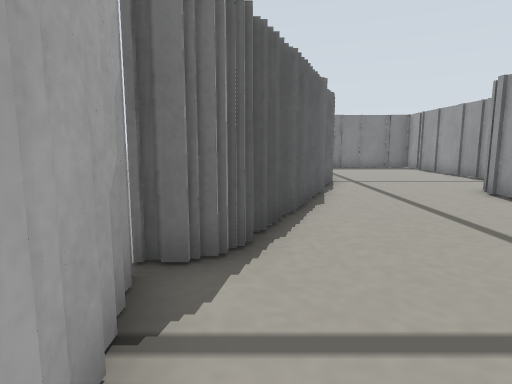
view 1 (above)

12 first-person views from a walk through a world built for the Gazebo simulator. The camera is 0.13 m above the floor, tilts 8° down and sees 75° across. The floor is counted in squares, 0.1 m on a side. Each view is taken from the middle of a square. On the plan, view 1 faces up. The plan holds only what a view shows up to about 14 squares ahead; the rest is blank. The place goes on beyond the plan.

view 2
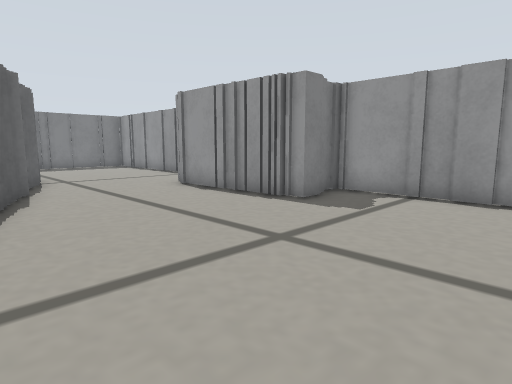

view 3
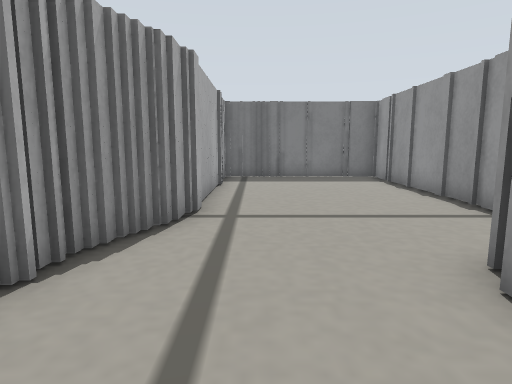

view 4
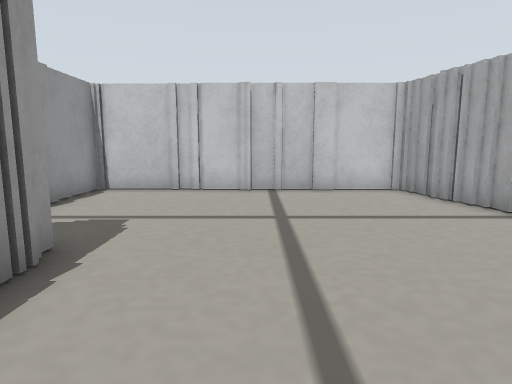

view 5
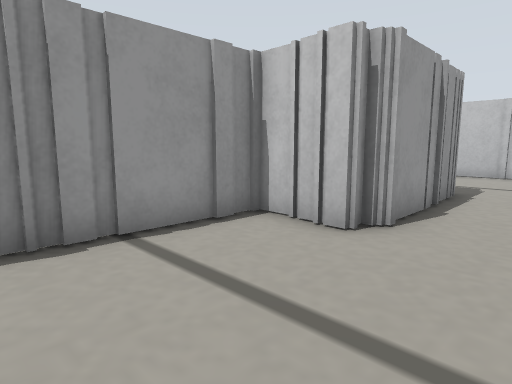

view 6
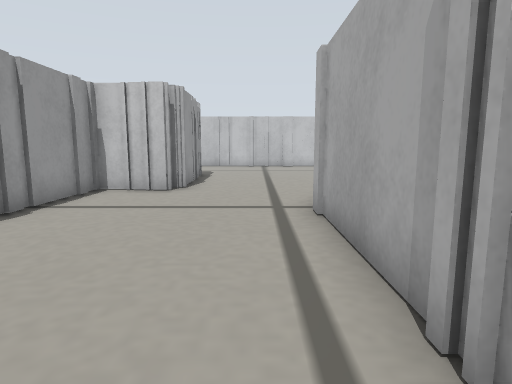

view 7
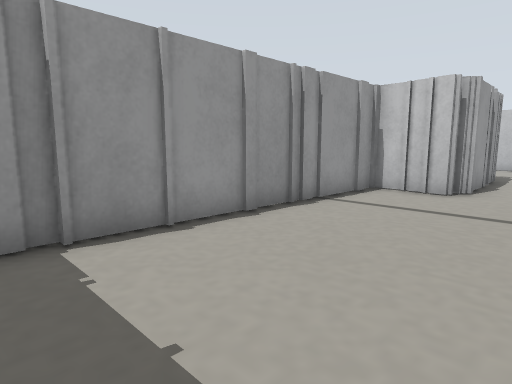

view 8
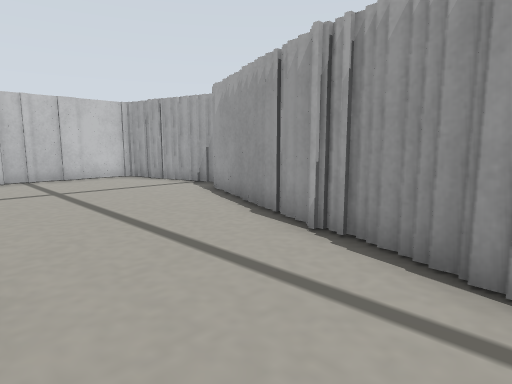

view 9
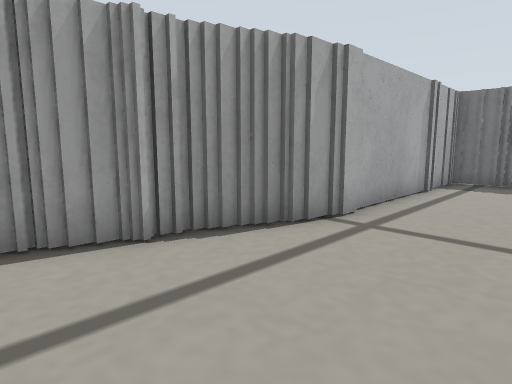

view 10
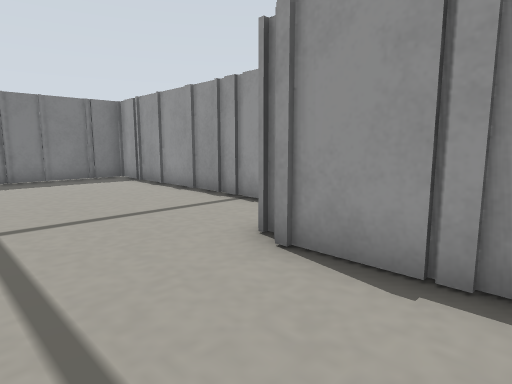

view 11
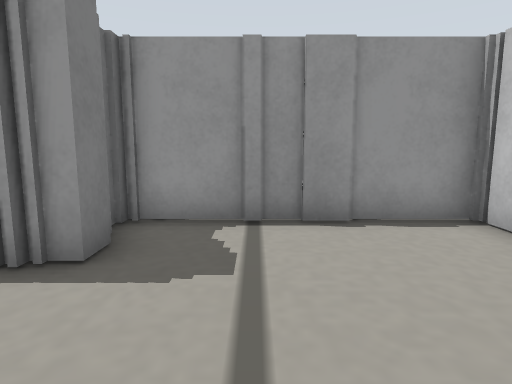

view 12
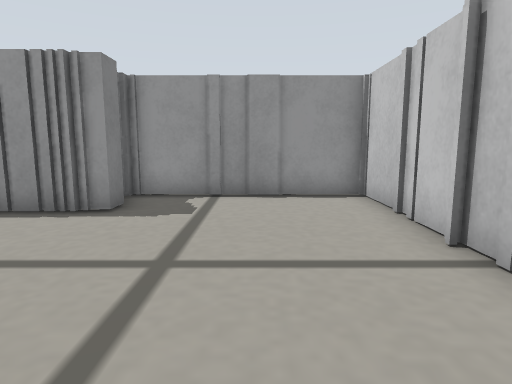

### Floor plan
Points are (right, up) in squares from view 1. A wall is a line through its corners. A room is listed if a view was taken in it or the views show most of it. See-through windows are left out.
Room 1 (views 1, 2, 3, 4, 5, 6, 7, 8, 9, 10, 11, 12)
walls: (6.3, 9.3) (8.7, 9.3) (8.7, 17.9); (6.6, 9) (6.6, 9.6); (1.6, 8.9) (1.6, 8.1); (1.3, 8.2) (1.3, 7.4); (6.3, 4.5) (6.3, 9.5) (7.2, 9.5); (1.8, 10.1) (1.8, 8.8); (1.1, 7.4) (1.1, 6.9); (2.1, 10.8) (2.1, 10); (0.9, 6.9) (0.9, 6.2); (2.4, 11.4) (2.4, 10.6); (7.5, 3.9) (6.6, 3.9) (6.6, 5.2); (0.5, 6.1) (0.5, 5.4); (0.2, 5.4) (0.2, 4.9); (0, 4.9) (0, 4); (-0.3, 4.1) (-0.3, 3.6); (-1, 3) (-1, 2); (-0.8, 2.1) (-0.8, 0.9); (-0.6, 1) (-0.6, 0.1); (-0.3, 0.2) (-0.3, -0.2); (-0.3, -0.4) (-0.3, -1.7) (8.7, -1.7) (8.7, 4.3) (8, 4.3); (8.9, 17.8) (8.9, 19.7) (2.8, 19.7); (8.7, 18.1) (8.7, 19); (2.8, 19.1) (2.8, 11.5)
ways out: gap at (-1, 3)

Where each view was taken, in squares from view 1:
view 1: 0 up, 0 right, facing up
view 2: 1 down, 0 right, facing up-right
view 3: 6 up, 4 right, facing up
view 4: 8 up, 4 right, facing down
view 5: 14 up, 4 right, facing down-right
view 6: 19 up, 4 right, facing down
view 7: 19 up, 4 right, facing down-right
view 8: 12 up, 6 right, facing down-left
view 9: 7 up, 6 right, facing up-left
view 10: 6 up, 3 right, facing up-right
view 11: 2 up, 3 right, facing right
view 12: 1 up, 0 right, facing right
